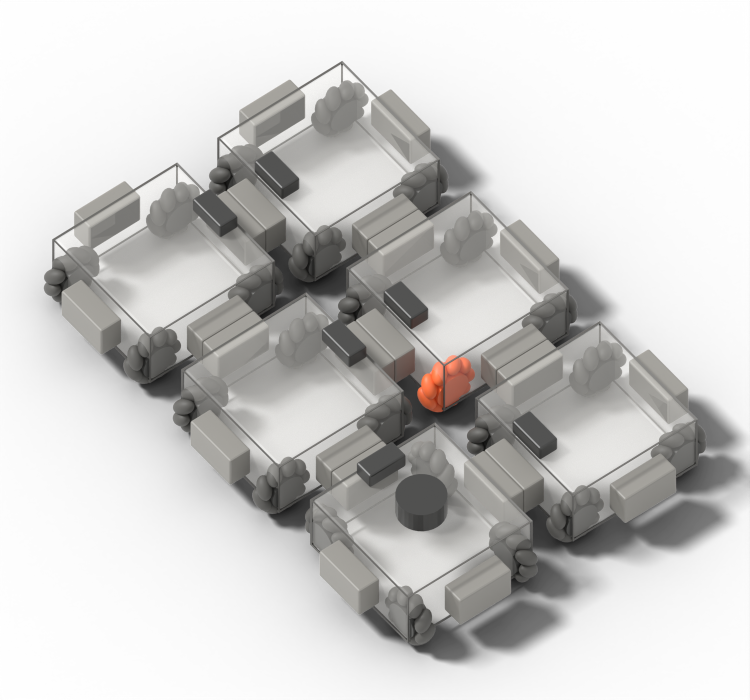
#> input picture scripts/analysis/assets/teaser_render.png, 1500 x 1400 px (shown at 1/2 size); its folder holds only this picture in this run
$ python fig_teaser.py
#> lines starting #> are read from the running program, lines starting #| are printed output that depends on the picture; after the words box and inside, x2 and y2 are one past the last pixel; in counts of white or black regions, pixels touching at a corner belong together
### scripts/analysis/common.py
"""Shared loaders, scorers and the numbers/table writers for the paper analysis scripts.

Every paper number is a LaTeX macro written to paper/numbers.tex with a comment naming its source file(s) and its
label (exploratory / confirmatory). A number whose input does not exist yet becomes a red placeholder, so the paper
always compiles. The input contracts (file globs and columns) are SCHEMAS below and in docs/board/paper.md; a file
that breaks its schema raises, it is never silently skipped.

Label: `truth` is rho_dec = rho_abs / rho_ref(shape, leg) (coordinator decision 2026-11-25, docs/board/README.md);
rho_rel may ride along as `truth_rel` (capxfer comparison only) and is never scored here.

Scorer definitions (identical to cfcap/baselines/base.py:metrics, cross-checked in tests/test_paper_analysis.py):
  decision        = (episode, candidate, leg, tau), tau in TAUS
  stratum         = 'all' or 'rel' (decision-relevant, the HEADLINE): the candidate holds a faulted module
                    (has_fault) OR the label is near the threshold, |truth - tau| < REL_BAND. Most candidate labels
                    are healthy and far above every tau, so 'all' is inflated by easy decisions; 'rel' is not.
                    For tau-free coverage an entry is 'rel' if has_fault or it is near ANY tau.
  capable         = truth >= tau
  go              = finite lower >= tau          (NaN / -inf lower = refuse; capxfer scorer-bug lesson)
  cert_frac       = #(go & capable) / #capable
  unsafe_commit   = #(go & ~capable) / #incapable
  ep_any_unsafe   = share of episodes with at least one unsafe go (what the simultaneous guarantee bounds)
  entry_cov       = #(lower <= truth) / #entries   (per (candidate, leg); tau-free)
  ep_cov          = share of episodes whose every entry is covered (simultaneous coverage)
Uncertainty: percentile bootstrap over episodes (never over decisions), B = 1000, seed 0.
"""
from __future__ import annotations

import glob
import math
import os
import pathlib
import re

import numpy as np
import pandas as pd

ROOT = pathlib.Path(__file__).resolve().parents[2]
RES = ROOT / "results"
PAPER = ROOT / "paper"

TAUS = (0.6, 0.7, 0.8)          # cfcap/baselines/base.py TAUS
ALPHA = 0.10                    # nominal level used by the roles' conformal layers (scripts/baselines_pilot.py)
U_STAR = 0.01                   # matched unsafe-commit rate for "certified fraction at matched unsafe-go" (fixed
                                # 2026-11-25 before any Stage C result; capxfer's sim unsafe-go was <= 1.3 %)
B_BOOT = 1000
REL_BAND = 0.10                 # near-threshold half-width of the decision-relevant stratum (coordinator, 2026-11-25)
STRATA = ("rel", "all")         # rel first: it is the headline
# Selection-rule methods (baselines' conformal selection, cfBH at FDR 0.1) are encoded with ONE lower per row: the
# largest tau at which the entry was selected, or -inf if never selected, so commit-at-tau <=> lower >= tau (the same
# go rule as every certificate). They have no point/scale, so no matched operating point: own rule only.
SELECTION_METHODS = {"cfBH"}
ALWAYS_GO_LOWER = 1e12          # finite 'certify everything' bound for the constant-yes baseline
LEGS = ("surge+", "surge-", "sway+", "sway-", "yaw+", "yaw-", "diag++", "diag+-", "diag-+", "diag--")

# ---------------------------------------------------------------------------------------------------------------
# Input contracts. glob is relative to results/. "req" columns must exist; "opt" may be absent (filled with NaN).
SCHEMAS = {
    "dec": dict(
        glob="*/paper/dec_*.csv*",
        req=("method", "route", "posterior", "train", "test_plant", "split", "status", "eid", "shape", "cand",
             "kind", "cand_size", "has_fault", "leg", "truth", "point", "scale", "lower"),
        opt=("family", "alpha", "seconds", "truth_rel", "rho_ref"),
    ),
    "probe": dict(
        glob="*/paper/probe_*.csv*",
        req=("policy", "split", "status", "eid", "shape", "n_probes", "probe_time_s", "action", "n_dec",
             "n_capable", "n_incapable", "n_certified", "n_unsafe", "n_amb_before", "n_amb_after"),
        opt=("utility", "wall_s", "test_plant", "n_capable_rel", "n_incapable_rel", "n_certified_rel",
             "n_unsafe_rel", "regret", "n_unsafe_assigned", "n_served", "oracle_served", "n_certified_task",
             "n_capable_task", "clamp_bought"),
    ),
    "amb": dict(
        glob="*/paper/amb_het*.csv*",
        req=("source", "delta", "subset", "n_dec", "amb_share", "status"),
        opt=("lo", "hi", "plant"),
    ),
    "div": dict(
        glob="*/paper/diversity*.csv*",
        req=("arch", "diversity", "n_train_families", "max_train_n", "seed", "test_morph", "test_n", "heldout",
             "metric", "value", "status"),
        opt=("split",),
    ),
    # E1 (theory): certificates under a degrading motor law, T0. stratum in {all, decision, undominated}
    # ('decision' = this paper's decision-relevant stratum). severity 0 = the two-constant law.
    "gate": dict(
        glob="theory/gate_cert*.csv",
        req=("law", "severity", "probe", "certifier", "stratum", "cert_frac_capable", "unsafe_rate",
             "ep_any_unsafe", "n"),
        opt=("status", "cf_lo", "cf_hi", "unsafe_lo", "unsafe_hi", "cert_share_undominated"),
    ),
    # E2 (stress): composition defect of never-co-assembled merges, per payload arm x plant x group; matches what
    # scripts/stress_A4_merge.py analyze writes. group in {all, faulted, n_mod<=3, n_mod4-6}.
    "merge": dict(
        glob="stress/A4_merge.csv",
        req=("arm", "plant", "group", "merges", "pairs", "decisions", "flip", "flip_lo", "flip_hi", "absd_q50",
             "absd_q95", "absd_q99"),
        opt=("status", "share_d05", "success", "kill", "miscov_pair", "cf_ustar"),
    ),
    "lat": dict(
        glob="*/paper/latency*.csv*",
        req=("method", "shape", "n_wheels", "sec_per_decision", "hardware", "status"),
        opt=("n",),
    ),
}


MERGE_FILE = "dec_merge"         # E2's merge-only decision rows: scored in the merge table, kept out of T1-T3


# [6 lines left out: function split_merge_rows, not called in this run]


WHEELS_OF_SHAPE = {"single": 4, "pair": 8, "L3": 12, "square": 16, "2x3": 24}
# exact (simulator-likelihood) posteriors, for the latency comparison against the amortized posterior
EXACT_POSTERIOR = ("nuisance_smc", "enum_known", "envpost_ktol", "envpost_k5")


# [27 lines left out: function latency_table, not called in this run]


class SchemaError(ValueError):
    pass


# [45 lines left out: functions load, rel, status_of, not called in this run]


# ---------------------------------------------------------------------------------------------------------------
# Scorers (pure numpy; unit-tested)

def go_mask(lower, tau):
    lo = np.asarray(lower, float)
    return np.isfinite(lo) & (lo >= tau)


# [137 lines left out: functions rel_mask, _in_stratum, decision_counts, coverage, matched_margin, _point_scale and 4 more, not called in this run]


def _ratio(a, b):
    """a / b, undefined (NaN) when the denominator is 0 (never report 0/0 as 0)."""
    return float(a / b) if b else float("nan")


# ---------------------------------------------------------------------------------------------------------------
# Trivial baselines computed here from the roles' truth columns (COMMON.md §6: constant answer, metadata only)

# [54 lines left out: function trivial_methods, not called in this run]


# ---------------------------------------------------------------------------------------------------------------
# Numbers -> paper/numbers.tex

_DIG = dict(zip("0123456789", ("Zero", "One", "Two", "Three", "Four", "Five", "Six", "Seven", "Eight", "Nine")))


# [12 lines left out: function macro_name, not called in this run]


class Numbers:
    def __init__(self, script: str):
        self.script = script
        self.items: dict[str, tuple[str, str, str]] = {}

    # [6 lines left out: function set, not called in this run]

    def ph(self, key, why="input missing"):
        n = macro_name(key)
        self.items[n] = (rf"\cfPH{{{n}}}", why, "placeholder")

    # [46 lines left out: functions pct, num, write_numbers, write_table, fmt_pct, placeholder_table, not called in this run]


def env_paths(argv=None):
    import argparse
    ap = argparse.ArgumentParser()
    ap.add_argument("--results", default=os.environ.get("CFCAP_PAPER_RESULTS", str(RES)))
    ap.add_argument("--paper", default=os.environ.get("CFCAP_PAPER_DIR", str(PAPER)))
    a = ap.parse_args(argv)
    return pathlib.Path(a.results), pathlib.Path(a.paper)

### scripts/analysis/figstyle.py
"""One plotting style for every paper figure (single-column ICML width, colour-blind-safe Okabe-Ito palette)."""
import matplotlib

matplotlib.use("Agg")
import matplotlib.pyplot as plt  # noqa: E402

PAL = ("#0072B2", "#D55E00", "#009E73", "#CC79A7", "#E69F00", "#56B4E9", "#000000")
W1, W2 = 3.25, 6.75  # inches: one column, two columns

plt.rcParams.update({"font.size": 8, "axes.titlesize": 8, "axes.labelsize": 8, "legend.fontsize": 7,
                     "xtick.labelsize": 7, "ytick.labelsize": 7, "axes.spines.top": False,
                     "axes.spines.right": False, "pdf.fonttype": 42, "savefig.bbox": "tight"})


# [7 lines left out: function placeholder, not called in this run]


# ---------------------------------------------------------------------------------------------------------------
# Print style of paper/reviews/DIAGRAM_STRATEGY.md §1 (from the TDR scripts/style.py). Figures that call apply() are
# drawn at their printed size, saved with save() (no tight crop, so LaTeX includes them 1:1) and font-checked.
# The legacy rcParams above stay for figures that have not moved over yet.
MIN_PT = 6.5      # hard floor for any text at print size (asserted in save)
LABEL_PT = 7.0
TITLE_PT = 8.0

BLUE = "#2a78d6"       # ours; certify / commit; probe glyph
TEAL = "#0b6670"       # physics-likelihood inference without our gate
VIOLET = "#7b4fc4"     # capxfer (prior certificate)
INK = "#0b0b0b"        # oracle, identified-set bound, theory
INK2 = "#52514e"       # secondary ink, callouts
GREY = "#8a8985"       # baselines, refuse / abstain, context, foreign merge modules
TINT = "#F1F0ED"
GRID = "#e4e3df"
ORANGE = "#eb6834"     # ONLY unsafe commit, faulted wheel, T1->T2 flip, region above U*
ORANGE_TX = "#b8461a"  # text in orange contexts
SURFACE = "#ffffff"

LW_DATA, LW_OURS, LW_THEORY, LW_AXES, LW_GRID, LW_BOX = 1.0, 1.4, 0.9, 0.6, 0.4, 0.6
MS, CI_ALPHA = 3.5, 0.18
BOX_ROUND = 2 / 72     # 2 pt corner radius, inches
ARROW_SHRINK = 1.8     # pt: arrows stop short of their targets


def apply():
    matplotlib.rcParams.update({
        "font.family": "serif", "font.serif": ["STIXGeneral", "STIX Two Text", "DejaVu Serif"],
        "mathtext.fontset": "stix", "font.size": LABEL_PT, "axes.titlesize": TITLE_PT, "axes.labelsize": LABEL_PT,
        "xtick.labelsize": LABEL_PT, "ytick.labelsize": LABEL_PT, "legend.fontsize": LABEL_PT,
        "axes.edgecolor": GREY, "axes.linewidth": LW_AXES, "axes.labelcolor": INK2, "xtick.color": INK2,
        "ytick.color": INK2, "xtick.major.width": LW_AXES, "ytick.major.width": LW_AXES,
        "axes.spines.top": False, "axes.spines.right": False, "axes.grid": False, "grid.color": GRID,
        "grid.linewidth": LW_GRID, "axes.axisbelow": True, "figure.facecolor": SURFACE, "axes.facecolor": SURFACE,
        "hatch.linewidth": 0.5, "lines.linewidth": LW_DATA, "lines.markersize": MS, "pdf.fonttype": 42,
        "savefig.bbox": None, "savefig.pad_inches": 0})


# [24 lines left out: functions panel, check_fonts, save, not called in this run]

### scripts/analysis/fig_teaser.py
"""Fig. 1, the teaser: one probe of today's body gives a verdict for every body it could become, merges included;
each verdict is the certified lower bound against the job's need, leg by leg.

One real confirmatory C-MAIN episode (Ours, T1, conf_test) with a faulted wheel and merges, chosen by the fixed rule
in teaser_episode.py (the rule and the pool size are stored in the JSON); it is labelled as one episode.
Inputs:
  scripts/analysis/assets/teaser_episode.json   episode id, job, shown bodies, geometry (teaser_episode.py)
  scripts/analysis/assets/teaser_render.png     Blender render of the parent from catalog geometry (render_modules.py)
  results/models/confirmatory/dec_conf_models.csv.gz   lower / point / truth of every (body, leg) of the episode
  results/annotations/task_library.csv          the job's need tau per leg (r_<leg>)
  results/theory/dominance_by_leg_size.csv      hatching: a leg is extrapolated for a body size if most such legs are
                                                undominated by probe v2 (share_legs_undominated >= 0.5)
Verdict per (body, leg): certify if lower >= tau, probe if point >= tau > lower, else refuse; a body certifies the job
if every needed leg certifies, refuses if any leg refuses, else probes first (DIAGRAM_STRATEGY.md, Fig. 1).
Outputs: paper/figs/teaser.pdf (6.75 x 2.0 in, include 1:1), macros cfTeaser*.
"""
from __future__ import annotations

import json
import pathlib

import matplotlib.image as mpimg
import matplotlib.patheffects as pe
import numpy as np
import pandas as pd
from matplotlib.patches import FancyArrowPatch, Rectangle

import common as C
import figstyle as S

ASSETS = pathlib.Path(__file__).resolve().parent / "assets"
EPISODE, RENDER = ASSETS / "teaser_episode.json", ASSETS / "teaser_render.png"
DEC = "models/confirmatory/dec_conf_models.csv.gz"
TASKS = "annotations/task_library.csv"
DOM = "theory/dominance_by_leg_size.csv"
W, H = S.W2, 2.68          # two-line panel titles (owner request, plain-language headings)
CERT_FILL = "#d6e5f7"      # light blue: body certified for the job
REF_FILL = "#a9a7a2"       # grey: body refused (darker than the blue tint in grayscale)
LEG_ORDER = ("surge", "diag", "yaw")      # Fig. 2 / Fig. 5 order
STATUS = "confirmatory run, one episode (descriptive)"
MODE_WORD = {"coast": "coasting", "weak": "weak", "brake": "braking"}


PLAIN_LEG = {"surge": "forward", "sway": "sideways", "diag": "diagonal", "yaw": "turn"}
PLAIN_LEG_SIGNED = {"surge+": "forward", "surge-": "backward"}
NUMBER_WORD = {1: "one", 2: "two", 3: "three", 4: "four", 5: "five", 6: "six", 7: "seven", 8: "eight"}


VERDICT_WORD = {"certify": "certified", "probe": "test first", "refuse": "refused"}
RULE = ("certified only if every direction the job\nneeds is certified; test first if any direction\n"
        "is uncertain and none fails; else refused")


def plain_leg(l):
    return PLAIN_LEG_SIGNED.get(l, PLAIN_LEG[l.rstrip("+-")])


def pretty_leg(l):
    return l.replace("-", "−")


# [4 lines left out: function leg_verdict, not called in this run]


def body_verdict(vs):
    return "refuse" if "refuse" in vs else ("certify" if all(v == "certify" for v in vs) else "probe")


def load(res):
    E = json.loads(EPISODE.read_text())
#> (reads scripts/analysis/assets/teaser_episode.json from the repository)
    srcs = []
    f = res / DEC
    rows = None
    if f.exists():
        d = pd.read_csv(f, usecols=["claim", "method", "split", "test_plant", "eid", "cand", "kind", "cand_size",
                                    "has_fault", "leg", "truth", "point", "lower"])
        rows = d[(d.claim == "C-MAIN") & (d.split == "conf_test") & (d.method == "amortized_comp")
                 & (d.test_plant == "T1") & (d.eid == E["eid"])].copy()
        srcs.append(C.rel(f))
    if rows is None or not (res / TASKS).exists() or not (res / DOM).exists():
        return E, None, srcs
    t = pd.read_csv(res / TASKS).set_index("task_id").loc[E["job"]["task_id"]]
    taus = {i: float(t[f"r_{l}"]) for i, l in enumerate(C.LEGS) if pd.notna(t.get(f"r_{l}"))}
    assert {C.LEGS[i]: v for i, v in taus.items()} == E["job"]["taus"], "task library changed since selection"
    srcs.append(C.rel(res / TASKS))
    dom = pd.read_csv(res / DOM)
    dom = dom[dom.probe_set == "v2"]
    ext = {(r.leg, str(r.child_size)): r.share_legs_undominated >= 0.5 for r in dom.itertuples()}
    srcs.append(C.rel(res / DOM))
    V = None
    if rows is not None and len(rows):
        x = rows[rows.leg.isin(list(taus))].copy()
        x["tau"] = x.leg.map(taus)
        x["legn"] = x.leg.map(lambda i: C.LEGS[i])
        x["verdict"] = [leg_verdict(lo, pt, ta) for lo, pt, ta in zip(x.lower, x.point, x.tau)]
        x["unsafe"] = (x.verdict == "certify") & (x.truth < x.tau)
        x["ext"] = [ext[(l, "6+" if s >= 6 else str(s))] for l, s in zip(x.legn, x.cand_size)]
        bv = x.groupby("cand").verdict.agg(lambda s: body_verdict(list(s)))
        V = dict(legs=x, body=bv)
        assert len(bv) == len(E["cands"])
    return E, V, srcs


# ------------------------------------------------------------------------------------------------- panel (a)
def panel_render(fig, ax, E, box):
    """box in inches (x0, y0, w, h). The render is cropped to its alpha footprint and fitted into the box."""
#> called with box = (0.04, 0.78, 1.72, 1.59)
    x0, y0, bw, bh = box
    if not RENDER.exists():
        ax.text(x0 + bw / 2, y0 + bh / 2, "render missing\n(render_modules.py)", ha="center", va="center",
                color=S.ORANGE_TX)
        return
    img = mpimg.imread(RENDER)
#> img is the input picture: shape (1400, 1500, 4) float32; mean R, G, B, A 0.215, 0.212, 0.206, 0.378
    a = img[..., 3] > 0.15                                 # shadow catcher: ignore the faint halo
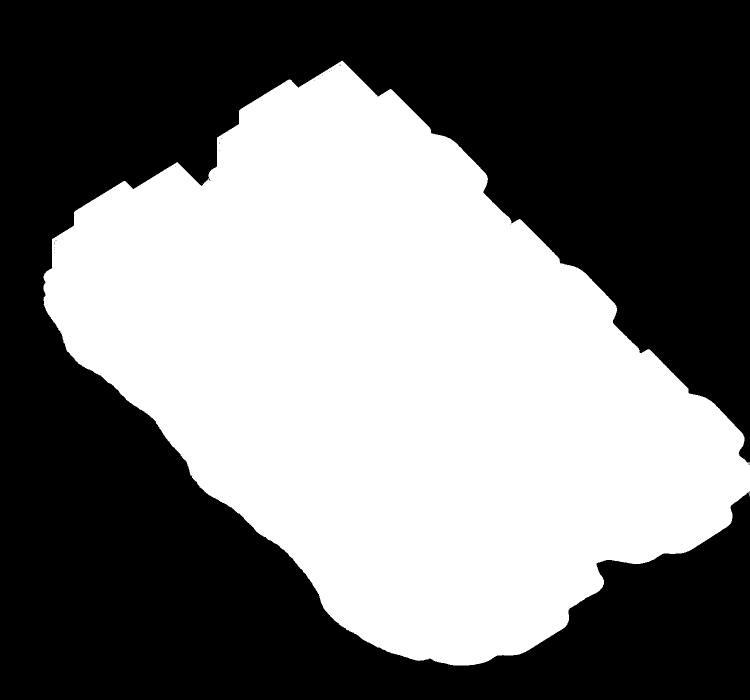
#> a: shape (1400, 1500) bool (shown at 1/2 size); 46.2% white; 1 white region, box (x1, y1, x2, y2) and area: (87, 121, 1500, 1331) 969935
    r0, r1 = np.flatnonzero(a.any(1))[[0, -1]]
#> r0 = 121; r1 = 1330
    c0, c1 = np.flatnonzero(a.any(0))[[0, -1]]
#> c0 = 87; c1 = 1499
    img = img[r0:r1 + 1, c0:c1 + 1]
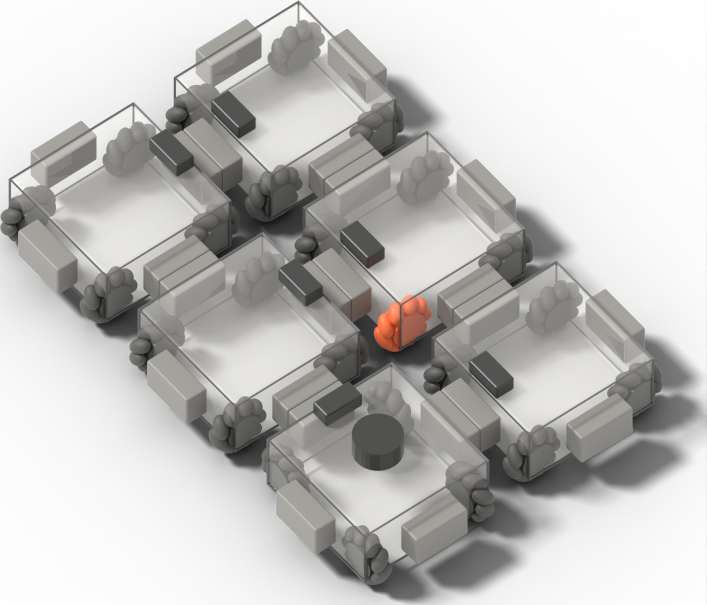
#> img: shape (1210, 1413, 4) float32 (shown at 1/2 size); mean R, G, B, A 0.264, 0.26, 0.253, 0.461; transparent parts drawn white
    h_px, w_px = img.shape[:2]
#> h_px = 1210; w_px = 1413
    s = min(bw / w_px, bh / h_px)
#> s = 0.00122
    iw, ih = w_px * s, h_px * s
#> iw = 1.72; ih = 1.47
    ix, iy = x0 + (bw - iw) / 2, y0 + (bh - ih)          # top-aligned, centred
#> ix = 0.04; iy = 0.897
    iax = fig.add_axes((ix / W, iy / H, iw / W, ih / H))
    iax.imshow(img, interpolation="none")       # "none": the PDF embeds the render at its native resolution
    iax.axis("off")
    iax.set_zorder(0)
    ax.set_zorder(1)                          # leaders and drive arrows (on `ax`) draw over the render
    ax.patch.set_visible(False)
#> (the run stopped early here; a loop or call above may not have finished)
